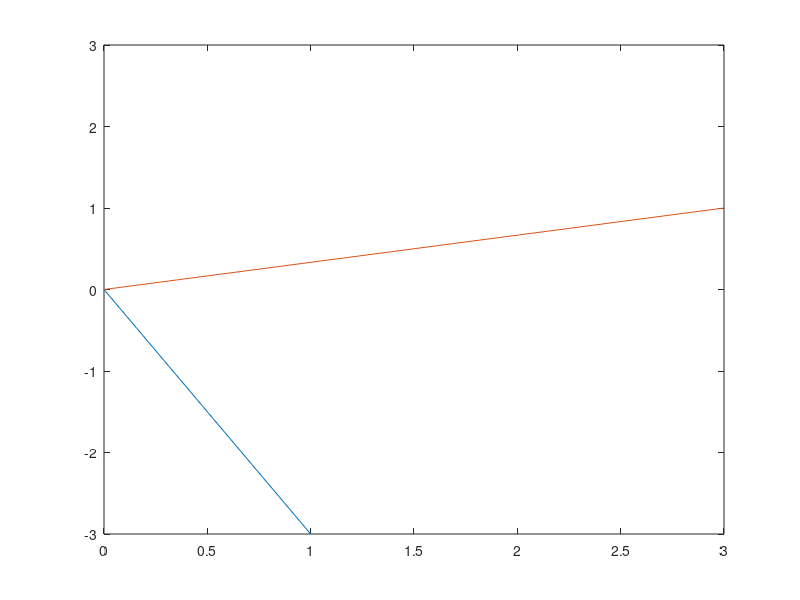

This chart was generated by the following MATLAB code:
%% 10.12 Exercises
%% 1
% a) 4x4
% b) 4x7
% c) Invalid
% d) Valid, 4x5
% e) Invalid
% f) Valid, 4x4
% g) Invalid 
% h) Invalid

%%2
a = [1 -3];
b = [3 1];
% dot product = (1)(3) + (-3)(1) 
figure
plot([0 1], [0 -3]); 
hold on
plot([0 3], [0 1]);
xlim([0 3])
ylim([-3 3])
% no, it can only be orthoganol is the dot product is equal to zero,
% |a||b|cos0 where cosA = 0 and hte angle A is equal to 90